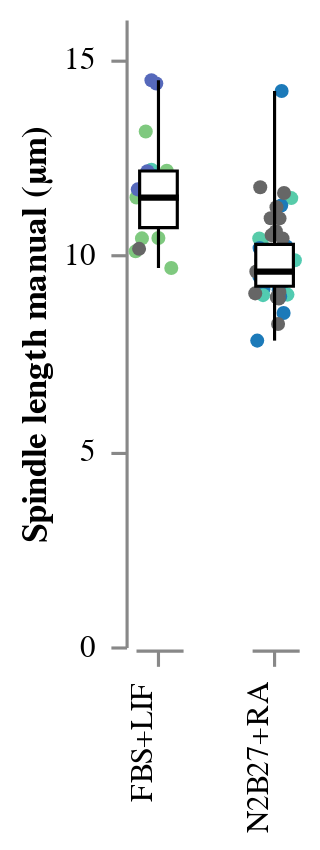

Here is the notebook cell this chart was saved with:
### Code cell
STRIP_SLman = stripbox(
    data = df, 
    x = "Condition", 
    y = "Spindle_Length_um_manual", 
    y_title = "Spindle length manual (µm)", 
    colour = "Experiment"
)
STRIP_SLman
